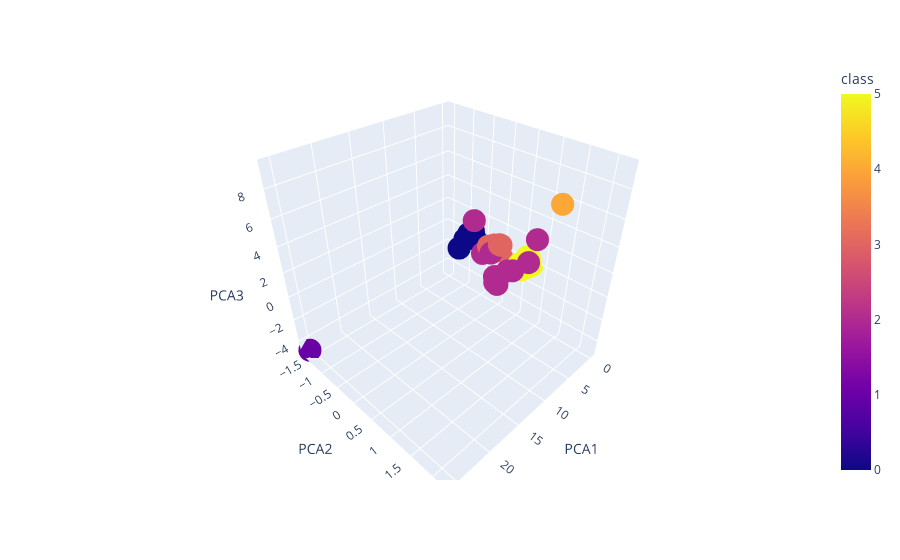

The notebook cell this image was saved under:
### Code cell
fig = px.scatter_3d(df_pca, x='PCA1', y='PCA2', z='PCA3',
              color='class', hover_data=["coin"])
fig.show()

### Figure 1 — Plotly figure (JSON) as saved in the notebook; plotly's stock layout.template omitted (floating-point values rounded to 4 significant figures; data arrays with more than 128 entries replaced by an {"elided": "..."} marker saying what was removed)
{"data": [{"customdata": {"elided": "532x1 str values"}, "hovertemplate": "PCA1=%{x}<br>PCA2=%{y}<br>PCA3=%{z}<br>coin=%{customdata[0]}<br>class=%{marker.color}<extra></extra>", "legendgroup": "", "marker": {"color": {"elided": "532 int values"}, "coloraxis": "coloraxis", "symbol": "circle"}, "mode": "markers", "name": "", "scene": "scene", "showlegend": false, "type": "scatter3d", "x": {"elided": "532 float values"}, "y": {"elided": "532 float values"}, "z": {"elided": "532 float values"}}], "layout": {"coloraxis": {"colorbar": {"title": {"text": "class"}}, "colorscale": [[0, "#0d0887"], [0.1111, "#46039f"], [0.2222, "#7201a8"], [0.3333, "#9c179e"], [0.4444, "#bd3786"], [0.5556, "#d8576b"], [0.6667, "#ed7953"], [0.7778, "#fb9f3a"], [0.8889, "#fdca26"], [1, "#f0f921"]]}, "legend": {"tracegroupgap": 0}, "margin": {"t": 60}, "scene": {"domain": {"x": [0, 1], "y": [0, 1]}, "xaxis": {"title": {"text": "PCA1"}}, "yaxis": {"title": {"text": "PCA2"}}, "zaxis": {"title": {"text": "PCA3"}}}}}
